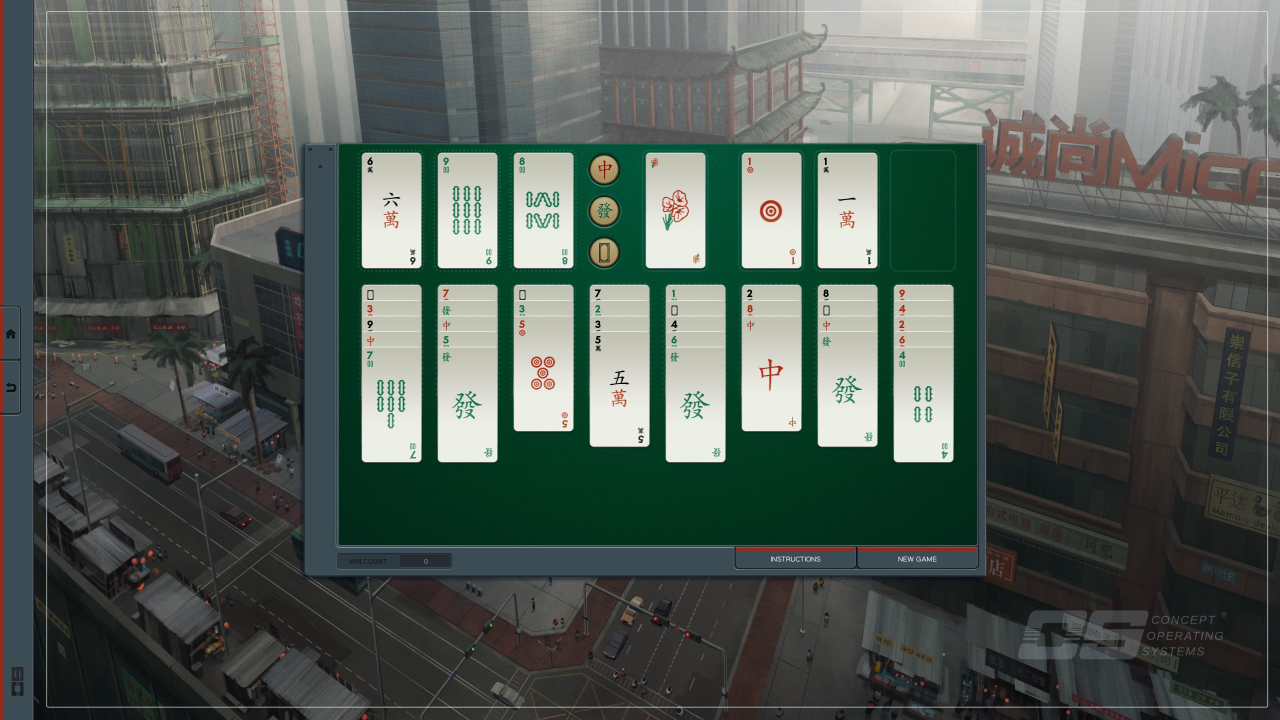
#> input picture pictures/specific/BunkerCards.jpg, 2560 x 1440 px, found by its file name (shown at 1/2 size)
$ python bunker.py
#> lines starting #> are read from the running program, lines starting #| are printed output that depends on the picture; after the words box and inside, x2 and y2 are one past the last pixel; in counts of white or black regions, pixels touching at a corner belong together
### shenzhen_solitaire/card_detection/adjustment.py
"""Contains functions to find significant pieces of a solitaire screenshot"""

import itertools
from dataclasses import dataclass
from typing import Optional, Tuple

import cv2
import numpy
import math


@dataclass
class Adjustment:
    """Configuration for a grid"""

    x: int = 0
    y: int = 0
    w: int = 0
    h: int = 0
    dx: float = 0
    dy: float = 0


def get_square(
    adjustment: Adjustment, index_x: int = 0, index_y: int = 0
) -> Tuple[int, int, int, int]:
    """Get one square from index and adjustment"""
    return (
        math.floor(adjustment.x + adjustment.dx * index_x),
        math.floor(adjustment.y + adjustment.dy * index_y),
        math.floor(adjustment.x + adjustment.w + adjustment.dx * index_x),
        math.floor(adjustment.y + adjustment.h + adjustment.dy * index_y),
    )


def adjust_squares(
    image: numpy.ndarray,
    count_x: int,
    count_y: int,
    adjustment: Optional[Adjustment] = None,
) -> Adjustment:

    if not adjustment:
        adjustment = Adjustment(w=10, h=10)
    speed_mod = "n"
    speed_mods = ["n", "s", "h"]

    # [22 lines left out: function _adjustment_step, not called in this run]

    cv2.namedWindow("Window", flags=cv2.WINDOW_NORMAL)

    while True:
        working_image = image.copy()
        for index_x, index_y in itertools.product(range(count_x), range(count_y)):
            square = get_square(adjustment, index_x, index_y)
            cv2.rectangle(
                working_image,
                (math.floor(square[0]), math.floor(square[1])),
                (math.floor(square[2]), math.floor(square[3])),
                (0, 0, 0),
            )
        cv2.imshow("Window", working_image)
        keycode = cv2.waitKey(0)
        print(keycode)
        if keycode == 27:
            break
        if keycode == 229:
            speed_mod = speed_mods[(speed_mods.index(speed_mod) + 1) % len(speed_mods)]
            continue
        _adjustment_step(keycode, speed_mod)

    cv2.destroyWindow("Window")
    return adjustment

### shenzhen_solitaire/card_detection/card_finder.py
"""Functions to detect card value"""

import enum
import itertools
from typing import Dict, List, Optional, Tuple

import cv2
import numpy as np

from ..board import Card, NumberCard, SpecialCard
from .adjustment import Adjustment, get_square


def _extract_squares(
    image: np.ndarray, squares: List[Tuple[int, int, int, int]]
) -> List[np.ndarray]:
    return [
        image[square[1] : square[3], square[0] : square[2]].copy() for square in squares
    ]


def get_field_squares(
    image: np.ndarray, adjustment: Adjustment, count_x: int, count_y: int
) -> List[np.ndarray]:
    """Return all squares in the field, according to the adjustment"""
    squares = []
    for index_x, index_y in itertools.product(range(count_y), range(count_x)):
        squares.append(get_square(adjustment, index_x, index_y))
    return _extract_squares(image, squares)


# [48 lines left out: function catalogue_cards, not called in this run]

### tools/generate/bunker.py
import copy
import dataclasses
import json

import cv2
import numpy as np

import shenzhen_solitaire.card_detection.adjustment as adjustment
import shenzhen_solitaire.card_detection.card_finder as card_finder
from shenzhen_solitaire.card_detection.configuration import Configuration


def main() -> None:
    """Generate a configuration"""
    image = cv2.imread("pictures/specific/BunkerCards.jpg")
#> image is the input picture: shape (1440, 2560, 3); mean B, G, R 87, 93.4, 84.4

    bunker_adjustment = adjustment.adjust_squares(
        image,
        count_x=3,
        count_y=1,
        adjustment=adjustment.Adjustment(
            **{"x": 730, "y": 310, "w": 19, "h": 21, "dx": 152, "dy": 0}
        ),
    )
#> after the loop in adjust_squares, `for index_x, index_y in itertools.product(range(count_x), range(count_..`: working_image: shape (1440, 2560, 3); 0.01% of pixels changed, all inside (x1, y1, x2, y2) = (730, 310, 1054, 332)
#> (key Esc is pressed here)
#| 27
    print(json.dumps(dataclasses.asdict(bunker_adjustment)))
#| {"x": 730, "y": 310, "w": 19, "h": 21, "dx": 152, "dy": 0}

    back_image = cv2.imread("pictures/specific/BaiShiny.jpg")
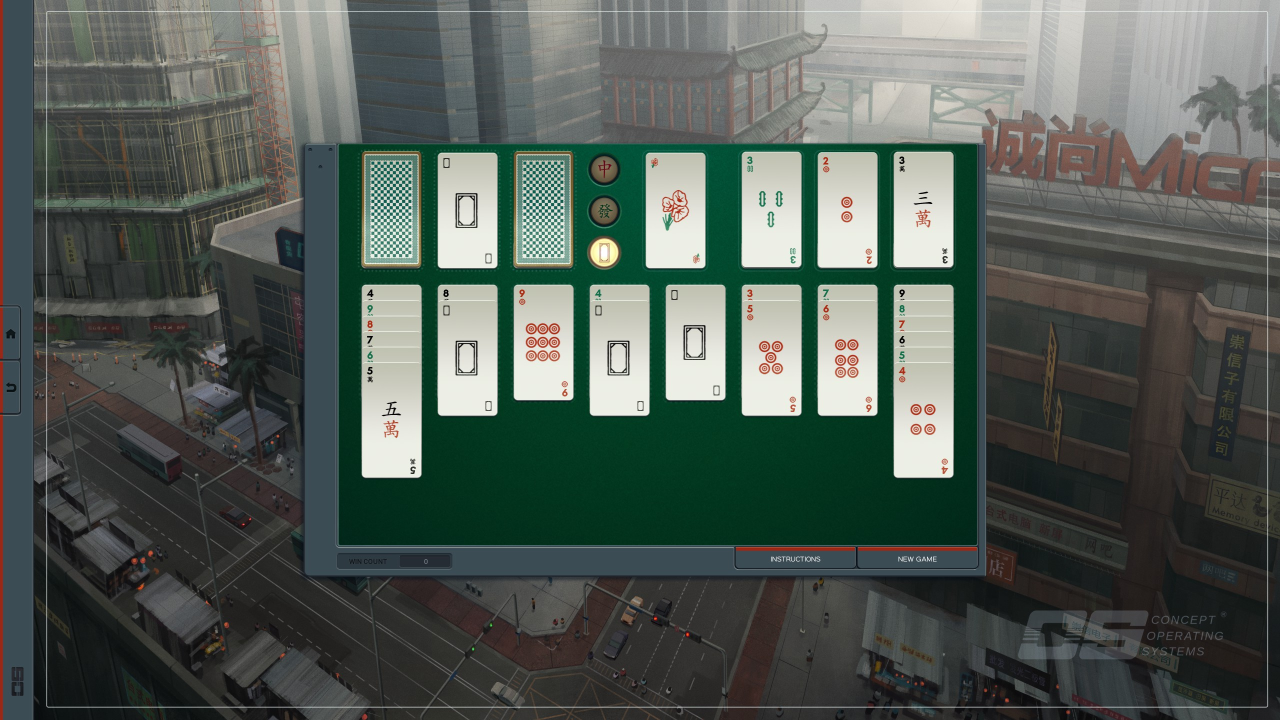
#> input picture pictures/specific/BaiShiny.jpg, 2560 x 1440 px, found by its file name (shown at 1/2 size)
#> back_image is the input picture: shape (1440, 2560, 3); mean B, G, R 85.5, 91.9, 82.7
    back_squares = card_finder.get_field_squares(
        back_image, count_x=1, count_y=3, adjustment=copy.deepcopy(bunker_adjustment)
    )
#> after the loop in get_field_squares, `for index_x, index_y in itertools.product(range(count_y), range(count_..`: squares = [(730, 310, 749, 331), (882, 310, 901, 331), (1034, 310, 1053, 331)]
#> back_squares = 3 items

    green_image = cv2.imread("pictures/20190809172213_1.jpg")
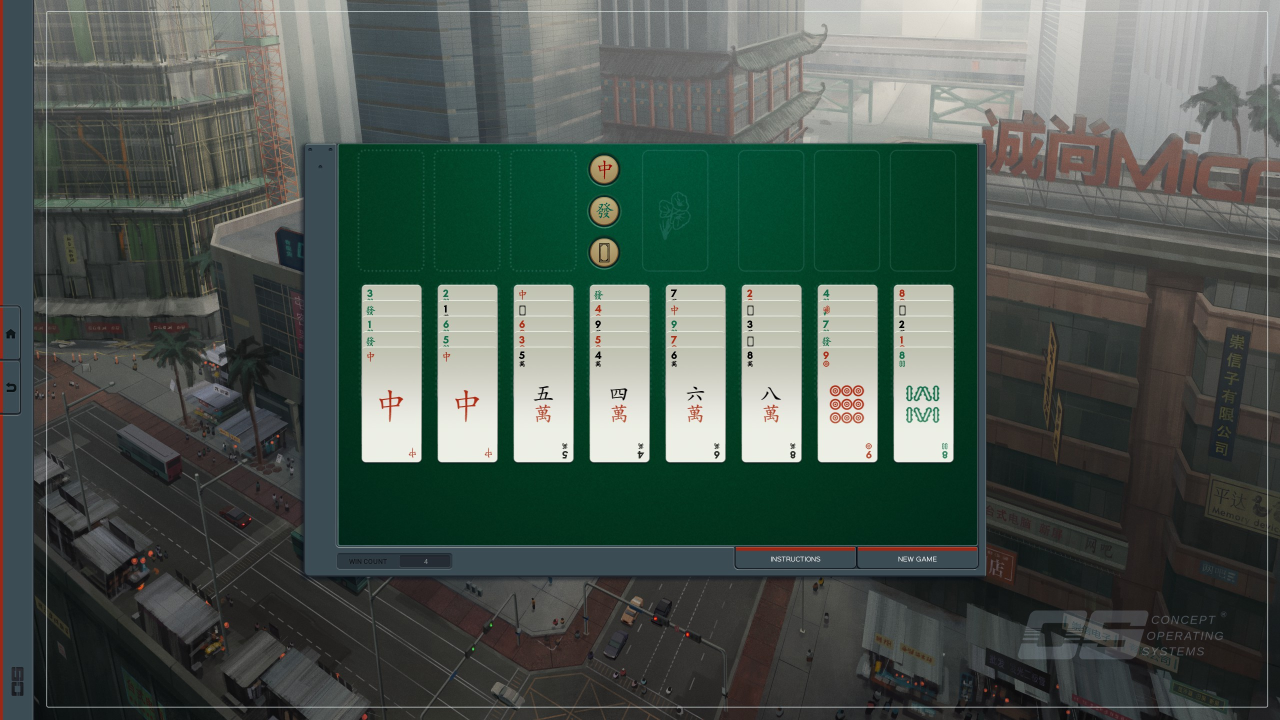
#> input picture pictures/20190809172213_1.jpg, 2560 x 1440 px, found by its file name (shown at 1/2 size)
#> green_image is the input picture: shape (1440, 2560, 3); mean B, G, R 80.6, 87.7, 76.2
    green_squares = card_finder.get_field_squares(
        green_image, count_x=1, count_y=3, adjustment=copy.deepcopy(bunker_adjustment)
    )
#> green_squares = 3 items

    cv2.imwrite("/tmp/bunker_green_1.png", green_squares[0])
    cv2.imwrite("/tmp/bunker_green_2.png", green_squares[1])
    cv2.imwrite("/tmp/bunker_green_3.png", green_squares[2])


if __name__ == "__main__":
    main()
